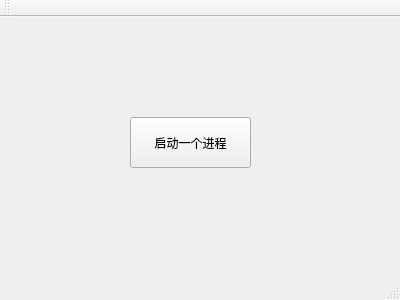
<?xml version="1.0" encoding="UTF-8"?>
<ui version="4.0">
 <class>MainWindow</class>
 <widget class="QMainWindow" name="MainWindow">
  <property name="geometry">
   <rect>
    <x>0</x>
    <y>0</y>
    <width>400</width>
    <height>300</height>
   </rect>
  </property>
  <property name="windowTitle">
   <string>MainWindow</string>
  </property>
  <widget class="QWidget" name="centralWidget">
   <widget class="QPushButton" name="pushButton">
    <property name="geometry">
     <rect>
      <x>130</x>
      <y>100</y>
      <width>121</width>
      <height>51</height>
     </rect>
    </property>
    <property name="text">
     <string>启动一个进程</string>
    </property>
   </widget>
  </widget>
  <widget class="QMenuBar" name="menuBar">
   <property name="geometry">
    <rect>
     <x>0</x>
     <y>0</y>
     <width>400</width>
     <height>19</height>
    </rect>
   </property>
  </widget>
  <widget class="QToolBar" name="mainToolBar">
   <attribute name="toolBarArea">
    <enum>TopToolBarArea</enum>
   </attribute>
   <attribute name="toolBarBreak">
    <bool>false</bool>
   </attribute>
  </widget>
  <widget class="QStatusBar" name="statusBar"/>
 </widget>
 <layoutdefault spacing="6" margin="11"/>
 <resources/>
 <connections/>
</ui>
